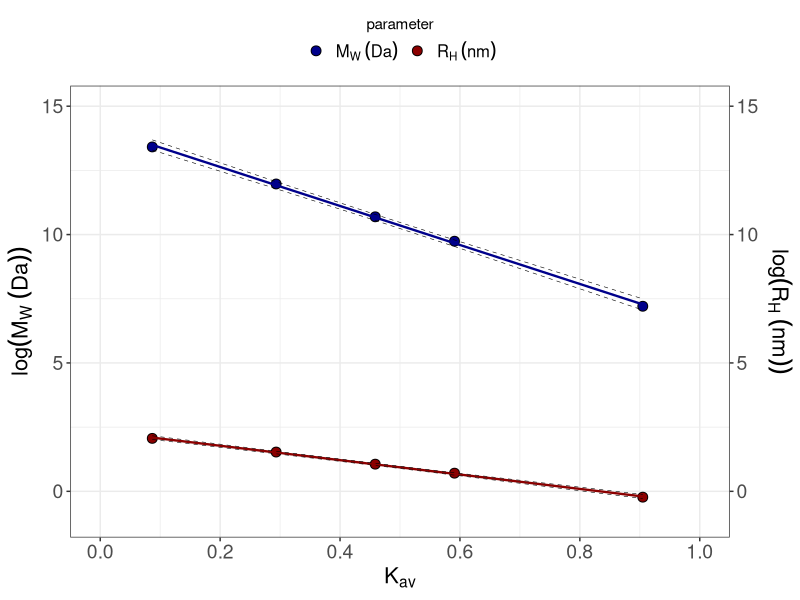
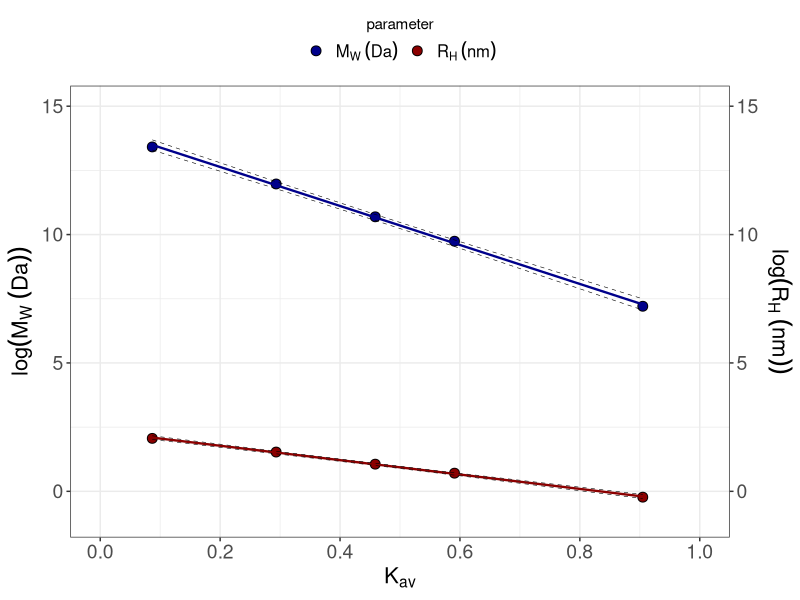
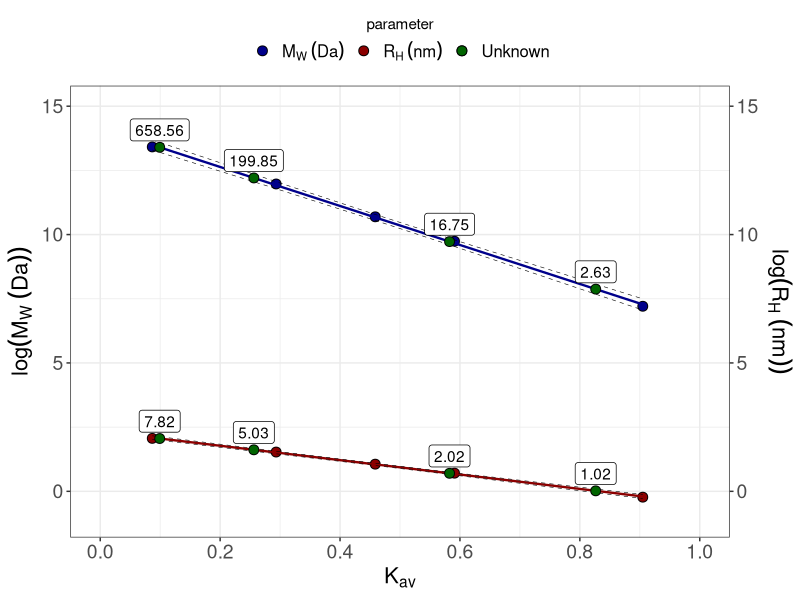
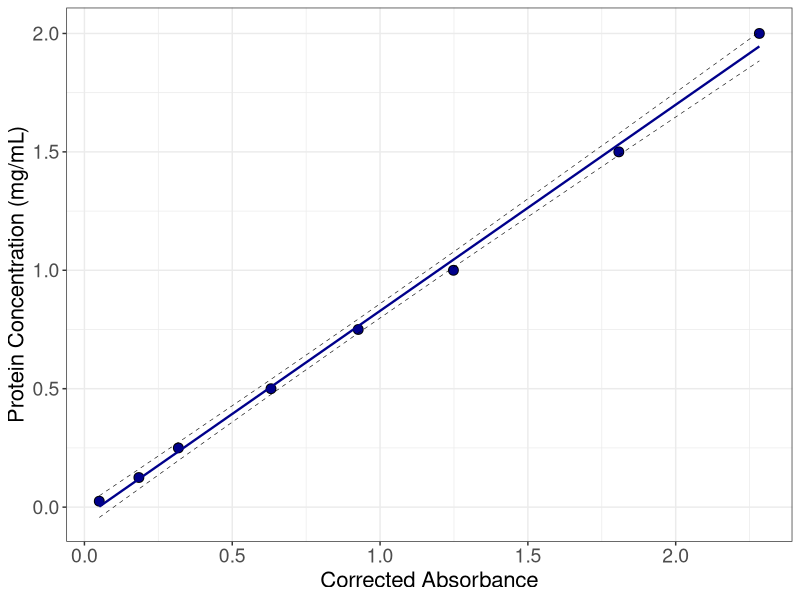
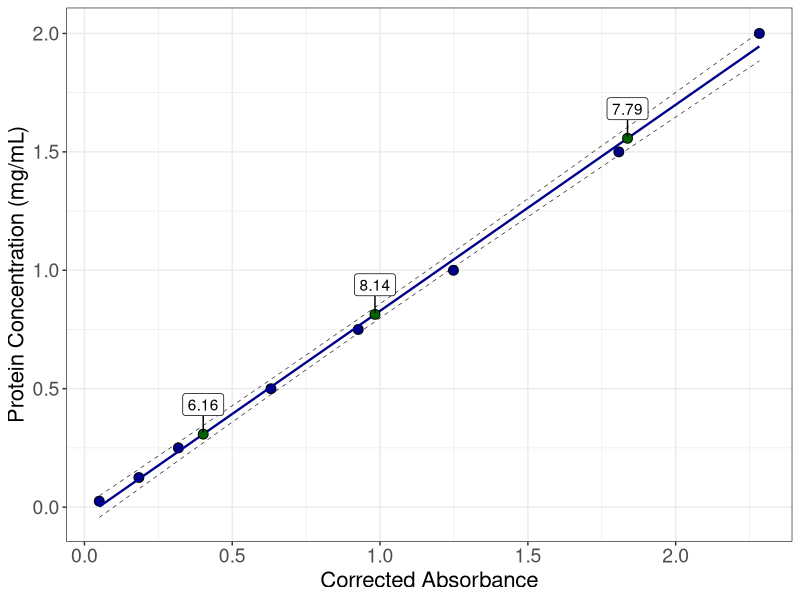

These figures' R source, in order:
## ---- chunk 1
knitr::opts_chunk$set(echo = TRUE)
knitr::opts_knit$set(root.dir = "~/Documents/Lab/chromatography/standards/")
## ---- chunk 2
library(ggrepel)
library(tidyverse)
## ---- chunk 3
sec <- function(void, cv, stds, masses = NULL, unk = NULL, plot = c("yes", "no"), type = c("cal", "pred")) {
  
  if(is.null(masses)){
    
    writeLines(c("No standard masses defined.",
                 "",
                 "Using Bio Rad standard masses as default.",
                 "",
                 "If these masses do not match your experiment, please define mass values.",
                 "Example: masses = c(value1, value2, etc.)"))
    
    stds <- data.frame(standards.ev = stds)
  
    void.vol = void
  
    col.vol = cv
  
    biorad.df <- data.frame(
    mw.da = c(669000,158000,44000,17000,1350)) %>%
      dplyr::mutate(rh.nm = (10^((-0.254+(0.369*log10(mw.da)))))/10)
  
    biorad.df <- cbind(biorad.df, stds)  %>%
      dplyr::mutate(ve.v0 = standards.ev - void.vol,
                    K.av = ve.v0/(max(col.vol)-void.vol))
  
    biorad.mw.fit <- lm(log(mw.da) ~ K.av, data = biorad.df)
  
    biorad.mw.r.sq <- data.frame(mw.r.sq = summary(biorad.mw.fit)$r.squared)
  
    biorad.rh.fit <- lm(log(rh.nm) ~ K.av, data= biorad.df)
  
    biorad.rh.r.sq <- data.frame(rh.r.sq = summary(biorad.rh.fit)$r.squared) }
  
  
  if(!is.null(masses)){
    
    writeLines(c("Using defined mass values instead of default values!",
                 ""))
    
    std.masses <- masses
    
    stds <- data.frame(standards.ev = stds)
  
    void.vol = void
  
    col.vol = cv
  
    biorad.df <- data.frame(
    mw.da = std.masses) %>%
      dplyr::mutate(rh.nm = (10^((-0.254+(0.369*log10(mw.da)))))/10)
  
    biorad.df <- cbind(biorad.df, stds)  %>%
      dplyr::mutate(ve.v0 = standards.ev - void.vol,
                    K.av = ve.v0/(max(col.vol)-void.vol))
  
    biorad.mw.fit <- lm(log(mw.da) ~ K.av, data = biorad.df)
  
    biorad.mw.r.sq <- data.frame(mw.r.sq = summary(biorad.mw.fit)$r.squared)
  
    biorad.rh.fit <- lm(log(rh.nm) ~ K.av, data= biorad.df)
  
    biorad.rh.r.sq <- data.frame(rh.r.sq = summary(biorad.rh.fit)$r.squared) }
  
  
  if(type == "cal" & plot == "no"){
    dat <- biorad.df %>% dplyr::select(K.av)
    
    mw.pred <- data.frame(predict(biorad.mw.fit, newdata = dat, interval = "confidence")) %>%
      dplyr::mutate(mw.pred = exp(fit),
                    mw.lwr = exp(lwr),
                    mw.upr = exp(upr),
                    type = "mw") %>%
      dplyr::select(mw.pred, mw.lwr, mw.upr)
    
    rh.pred <- data.frame(predict(biorad.rh.fit, newdata = dat, interval = "confidence")) %>%
      dplyr::mutate(rh.pred = exp(fit),
                    rh.lwr = exp(lwr),
                    rh.upr = exp(upr),
                    type = "rh") %>%
      dplyr::select(rh.pred, rh.lwr, rh.upr)
    
    biorad.df <- cbind(biorad.df, mw.pred, rh.pred, biorad.mw.r.sq, biorad.rh.r.sq)
    
    
    return(biorad.df) }
  
  
  if(type == "cal" & plot == "yes"){
    biorad.df <- biorad.df %>% 
      tidyr::pivot_longer(cols = c(mw.da, rh.nm), names_to = "sample") %>%
      dplyr::select(sample, value, K.av) %>%
      magrittr::set_colnames(c("sample","calc.value","K.av")) %>%
      dplyr::mutate(parameter = case_when(
        sample == "mw.da"~"mw",
        sample == "rh.nm"~"rh")) %>%
     dplyr::select(-c(sample)) %>%
     dplyr::arrange(parameter) %>%
     dplyr::select(parameter, K.av, calc.value)
  
    dat.mw <- biorad.df %>%
      dplyr::filter(parameter == "mw") %>%
      dplyr::select(K.av)
    
    dat.rh <- biorad.df %>%
      dplyr::filter(parameter == "rh") %>%
      dplyr::select(K.av)
    
    mw.pred <- data.frame(predict(biorad.mw.fit, newdata = dat.mw, interval = "confidence")) %>%
      dplyr::mutate(pred.value = exp(fit),
                    lwr = exp(lwr),
                    upr = exp(upr)) %>%
      dplyr::select(pred.value, lwr, upr)
  
    rh.pred <- data.frame(predict(biorad.rh.fit, newdata = dat.rh, interval = "confidence")) %>%
      dplyr::mutate(pred.value = exp(fit),
                    lwr = exp(lwr),
                    upr = exp(upr),
                    parameter = "rh") %>%
      dplyr::select(pred.value, lwr, upr)
  
   pred.combine <- rbind(mw.pred, rh.pred)
  
   biorad.df <- cbind(biorad.df, pred.combine)
  
    plot <- ggplot(biorad.df, aes(x=K.av, y=log(calc.value), fill=parameter)) +
      geom_point(shape=21, size=3, color="black") +
      geom_line(aes(x=K.av, y=log(pred.value), color=parameter), size=0.8) +
      geom_line(aes(x=K.av, y=log(lwr)), color = "black", size=0.2, linetype = "dashed") +
      geom_line(aes(x=K.av, y=log(upr)), color = "black", size=0.2, linetype = "dashed") +
      scale_fill_manual(values = c("darkblue","darkred"),
                        labels = c(expression(M[W]~(Da)), expression(R[H]~(nm))),
                        guide = guide_legend(title.position = "top",
                                             nrow = 1,
                                             title.hjust=0.5)) +
     scale_color_manual(values = c("darkblue","darkred")) +
      guides(color = FALSE) +
      theme_bw() +
      theme(axis.text=element_text(size=14),
           axis.title=element_text(size=16),
           legend.position = "top",
           legend.text = element_text(size=12),
           legend.title=element_blank(),
           legend.justification="center") +
      scale_y_continuous(name = expression(log(M[W]~(Da))), limits=c(-1, 15),
                        sec.axis = sec_axis(trans=~., name=expression(log(R[H]~(nm))))) +
      scale_x_continuous(limits=c(0,1),
                         breaks=c(0, 0.2, 0.4, 0.6, 0.8, 1)) +
      xlab(expression(K[av]))
    
  
  
    return(plot) }
  
  
  if(type == "pred" & is.null(unk)){
    print("Must define analyte elution volumes!") }
  
  
  else{
    
    if(plot == "no"){
      
      pred.ev = data.frame(pred.ev = unk)
    
      biorad.pred <- pred.ev %>%
       dplyr::mutate(ve.v0 = pred.ev - void.vol,
                      K.av = ve.v0/(max(col.vol)-void.vol))
    
      dat <- biorad.pred %>% dplyr::select(K.av)
    
      mw.pred <- data.frame(predict(biorad.mw.fit, newdata = dat, interval = "confidence")) %>%
        dplyr::mutate(mw.pred = exp(fit),
                      mw.lwr = exp(lwr),
                      mw.upr = exp(upr)) %>%
        dplyr::select(mw.pred, mw.lwr, mw.upr)
    
      rh.pred <- data.frame(predict(biorad.rh.fit, newdata = dat, interval = "confidence")) %>%
        dplyr::mutate(rh.pred = exp(fit),
                      rh.lwr = exp(lwr),
                      rh.upr = exp(upr)) %>%
        dplyr::select(rh.pred, rh.lwr, rh.upr)
      
      biorad.pred <- cbind(biorad.pred, mw.pred, rh.pred)
      
      return(biorad.pred) }
    
    
    if(plot == "yes"){
      
      writeLines(c("Molecular weight and radius LABELS appearing on the plot on NOT log-transformed!",
                   "",
                   "NOTE THAT THE ACTUAL POINTS ARE STILL AT LOG-TRANSFORMED POSITIONS!",
                   "",
                   "Molecular weight LABELS are reported in kDa units.",
                   "Hydrodynamic radius LABELS are reported in nm units."))
      
      biorad.df <- biorad.df %>% 
        tidyr::pivot_longer(cols = c(mw.da, rh.nm), names_to = "sample") %>%
        dplyr::select(sample, value, K.av) %>%
        magrittr::set_colnames(c("sample","calc.value","K.av")) %>%
        dplyr::mutate(parameter = case_when(
          sample == "mw.da"~"mw",
          sample == "rh.nm"~"rh")) %>%
        dplyr::select(-c(sample)) %>%
        dplyr::arrange(parameter) %>%
        dplyr::select(parameter, K.av, calc.value)
  
      dat.mw <- biorad.df %>%
        dplyr::filter(parameter == "mw") %>%
        dplyr::select(K.av)
    
      dat.rh <- biorad.df %>%
        dplyr::filter(parameter == "rh") %>%
        dplyr::select(K.av)
    
      mw.std.pred <- data.frame(predict(biorad.mw.fit, newdata = dat.mw, interval = "confidence")) %>%
        dplyr::mutate(pred.value = exp(fit),
                      lwr = exp(lwr),
                      upr = exp(upr)) %>%
        dplyr::select(pred.value, lwr, upr)
      
      rh.std.pred <- data.frame(predict(biorad.rh.fit, newdata = dat.rh, interval = "confidence")) %>%
        dplyr::mutate(pred.value = exp(fit),
                      lwr = exp(lwr),
                      upr = exp(upr),
                      parameter = "rh") %>%
        dplyr::select(pred.value, lwr, upr)
      
      pred.combine <- rbind(mw.std.pred, rh.std.pred)
      
      biorad.df <- cbind(biorad.df, pred.combine)
  

      pred.ev = data.frame(pred.ev = unk)
    
      biorad.pred <- pred.ev %>%
       dplyr::mutate(ve.v0 = pred.ev - void.vol,
                      K.av = ve.v0/(max(col.vol)-void.vol))
    
      dat <- biorad.pred %>% dplyr::select(K.av)
    
      mw.pred <- data.frame(predict(biorad.mw.fit, newdata = dat, interval = "confidence")) %>%
        dplyr::mutate(mw.pred = exp(fit),
                      mw.lwr = exp(lwr),
                      mw.upr = exp(upr)) %>%
        dplyr::select(mw.pred, mw.lwr, mw.upr)
    
      rh.pred <- data.frame(predict(biorad.rh.fit, newdata = dat, interval = "confidence")) %>%
        dplyr::mutate(rh.pred = exp(fit),
                      rh.lwr = exp(lwr),
                      rh.upr = exp(upr),
                      parameter = "unknown") %>%
        dplyr::select(rh.pred, rh.lwr, rh.upr, parameter)
      
      biorad.pred <- cbind(biorad.pred, mw.pred, rh.pred)

   
    plot <- ggplot(biorad.df, aes(x=K.av, y=log(calc.value), fill=parameter)) +
      geom_point(shape=21, size=3, color="black") +
      geom_line(aes(x=K.av, y=log(pred.value), color=parameter), size=0.8) +
      geom_line(aes(x=K.av, y=log(lwr)), color = "black", size=0.2, linetype = "dashed") +
      geom_line(aes(x=K.av, y=log(upr)), color = "black", size=0.2, linetype = "dashed") +
      geom_point(data=biorad.pred, aes(x=K.av, y=log(mw.pred)), shape=21, size=3, color="black") +
      geom_point(data=biorad.pred, aes(x=K.av, y=log(rh.pred)), shape=21, size=3, color="black") +
      geom_label_repel(data=biorad.pred, 
                        aes(x=K.av, y=log(mw.pred), label=round(mw.pred/1000,2)), 
                        point.padding = 0.2,
                        nudge_y = 0.125,
                        color = "black",
                       fill="white") +
      geom_label_repel(data=biorad.pred, 
                        aes(x=K.av, y=log(rh.pred), label=round(rh.pred,2)), 
                        point.padding = 0.2,
                        nudge_y = 0.125,
                        color = "black",
                       fill="white") +
      scale_fill_manual(values = c("darkblue","darkred","darkgreen"),
                        labels = c(expression(M[W]~(Da)), expression(R[H]~(nm)), expression(Unknown)),
                        guide = guide_legend(title.position = "top",
                                             nrow = 1,
                                             title.hjust=0.5)) +
      scale_color_manual(values = c("darkblue","darkred","darkgreen")) +
      guides(color = FALSE) +
      theme_bw() +
      theme(axis.text=element_text(size=14),
           axis.title=element_text(size=16),
           legend.position = "top",
           legend.text = element_text(size=12),
           legend.title=element_blank(),
           legend.justification="center") +
      scale_y_continuous(name = expression(log(M[W]~(Da))), limits=c(-1, 15),
                        sec.axis = sec_axis(trans=~., name=expression(log(R[H]~(nm))))) +
      scale_x_continuous(limits=c(0,1),
                         breaks=c(0, 0.2, 0.4, 0.6, 0.8, 1)) +
      xlab(expression(K[av]))
  
  
    return(plot) } } }

## ---- chunk 4
sec(masses = NULL,
       void = 1.87, 
       cv = 4.29, 
       stds = c(2.08,2.58,2.98,3.30,4.06), 
       unk = NULL, 
       plot = "no",
       type = "cal")


sec(masses = NULL,
       void = 1.87, 
       cv = 4.29, 
       stds = c(2.08,2.58,2.98,3.30,4.06), 
       unk = NULL, 
       plot = "yes",
       type = "cal")


sec(masses = c(669000, 158000, 44000, 17000, 1350), 
       void = 1.87, 
       cv = 4.29, 
       stds = c(2.08,2.58,2.98,3.30,4.06), 
       unk = NULL, 
       plot = "no",
       type = "cal")


sec(masses = c(669000, 158000, 44000, 17000, 1350), 
       void = 1.87, 
       cv = 4.29, 
       stds = c(2.08,2.58,2.98,3.30,4.06), 
       unk = NULL, 
       plot = "yes",
       type = "cal")


sec(masses = c(669000, 158000, 44000, 17000, 1350), 
       void = 1.87, 
       cv = 4.29, 
       stds = c(2.08,2.58,2.98,3.30,4.06), 
       unk = c(2.11, 2.49, 3.28, 3.87), 
       plot = "no",
       type = "pred")


sec(masses = c(669000, 158000, 44000, 17000, 1350), 
       void = 1.87, 
       cv = 4.29, 
       stds = c(2.08,2.58,2.98,3.30,4.06), 
       unk = c(2.11, 2.49, 3.28, 3.87), 
       plot = "yes",
       type = "pred")
## ---- chunk 5
bca <- function(prot.conc, blank.abs, std.abs, abs = NULL, dil.fac = NULL, plot = c("yes", "no"), type = c("cal", "pred")) {
  bca.df <- data.frame(conc = prot.conc,
                    abs = std.abs) %>%
    dplyr::mutate(corr.abs = abs - blank.abs)
  
  bca.std.fit <- lm(conc ~ corr.abs, data = bca.df)
  
  bca.std.r.sq <- data.frame(r.sq = summary(bca.std.fit)$r.squared)
  
  
  if(type == "cal" & plot == "no"){
    dat <- bca.df %>% dplyr::select(corr.abs)
    
    conc.pred <- data.frame(predict(bca.std.fit, newdata = dat, interval = "confidence")) %>%
      dplyr::mutate(conc.pred = fit,
                    conc.lwr = lwr,
                    conc.upr = upr) %>%
      dplyr::select(conc.pred, conc.lwr, conc.upr)
    
    bca.df <- cbind(bca.df, conc.pred, bca.std.r.sq)
    
    
    return(bca.df) }
  
  
  if(type == "cal" & plot == "yes"){
    dat <- bca.df %>% dplyr::select(corr.abs)
  
    conc.pred <- data.frame(predict(bca.std.fit, newdata = dat, interval = "confidence")) %>%
      dplyr::mutate(conc.pred = fit,
                    conc.lwr = lwr,
                    conc.upr = upr) %>%
      dplyr::select(conc.pred, conc.lwr, conc.upr)
    
    bca.df <- cbind(bca.df, conc.pred, bca.std.r.sq)
    
    plot <- ggplot(bca.df, aes(x=corr.abs, y=conc)) +
      geom_point(fill = "darkblue", shape=21, size=3, color="black") +
      geom_line(aes(x=corr.abs, y=conc.pred), color="darkblue", size=0.8) +
      geom_line(aes(x=corr.abs, y=conc.lwr), color = "black", size=0.2, linetype = "dashed") +
      geom_line(aes(x=corr.abs, y=conc.upr), color = "black", size=0.2, linetype = "dashed") +
      guides(color = FALSE,
             fill = FALSE) +
      theme_bw() +
      theme(axis.text=element_text(size=14),
            axis.title=element_text(size=16),
            legend.position = "top",
            legend.text = element_text(size=12),
            legend.title=element_blank(),
            legend.justification="center") +
      labs(x = "Corrected Absorbance", y = "Protein Concentration (mg/mL)")
      
    
    
    return(plot) }
  
  
  
  if(type == "pred" & (is.null(abs) | is.null(dil.fac))){
    
    writeLines(c("Must define both unknown analyte absorbance values and dilution factors!",
                 "",
                 "Dilution factors must be defined for every unknown analyte!")) }
  
  else{
    
    if(plot == "no") {
      
      bca.pred = data.frame(unk.abs = abs,
                            df = dil.fac) %>%
        dplyr::mutate(corr.abs = unk.abs - blank.abs)
      
      
      dat <- bca.pred %>% dplyr::select(corr.abs)
      
      conc.pred <- data.frame(predict(bca.std.fit, newdata = dat, interval = "confidence")) %>%
        dplyr::mutate(conc.pred = fit,
                      conc.lwr = lwr,
                      conc.upr = upr) %>%
        dplyr::select(conc.pred, conc.lwr, conc.upr)
      
      bca.pred <- cbind(bca.pred, conc.pred) %>%
        dplyr::mutate(conc.pred.corr = conc.pred*df,
                      conc.lwr.corr = conc.lwr*df,
                      conc.upr.corr = conc.upr*df)
      
      return(bca.pred) }
    
    
    if(plot == "yes"){
      
      writeLines(c("The concentrations reported as labels on the plot are the DF CORRECTED values!",
                   "",
                   "These represent the final values that should usually be used in downstream calculations!",
                   "",
                   "For multiple dilutions of the same sample, the mean of these values should be calculated.",
                   "",
                   "Corrected concentrations are still reported in mg/mL units."))
      
      dat.std <- bca.df %>% dplyr::select(corr.abs)
  
      std.pred <- data.frame(predict(bca.std.fit, newdata = dat.std, interval = "confidence")) %>%
        dplyr::mutate(std.pred = fit,
                      std.lwr = lwr,
                      std.upr = upr) %>%
        dplyr::select(std.pred, std.lwr, std.upr)
      
      bca.df <- cbind(bca.df, std.pred, bca.std.r.sq)
      
      
      bca.pred = data.frame(unk.abs = abs,
                            df = dil.fac) %>%
        dplyr::mutate(corr.abs = unk.abs - blank.abs)
      
      
      dat <- bca.pred %>% dplyr::select(corr.abs)
      
      conc.pred <- data.frame(predict(bca.std.fit, newdata = dat, interval = "confidence")) %>%
        dplyr::mutate(conc.pred = fit,
                      conc.lwr = lwr,
                      conc.upr = upr) %>%
        dplyr::select(conc.pred, conc.lwr, conc.upr)
      
      bca.pred <- cbind(bca.pred, conc.pred) %>%
        dplyr::mutate(conc.pred.corr = conc.pred*df,
                      conc.lwr.corr = conc.lwr*df,
                      conc.upr.corr = conc.upr*df)
      
      
      plot <- ggplot(bca.df, aes(x=corr.abs, y=conc)) +
        geom_point(fill = "darkblue", shape=21, size=3, color="black") +
        geom_line(aes(x=corr.abs, y=std.pred), color="darkblue", size=0.8) +
        geom_line(aes(x=corr.abs, y=std.lwr), color = "black", size=0.2, linetype = "dashed") +
        geom_line(aes(x=corr.abs, y=std.upr), color = "black", size=0.2, linetype = "dashed") +
        geom_point(data=bca.pred, aes(x=corr.abs, y=conc.pred), shape=21, size=3, fill = "darkgreen", color="black") +
        geom_label_repel(data=bca.pred, 
                        aes(x=corr.abs, y=conc.pred, label=round(conc.pred.corr,2)), 
                        point.padding = 0.1,
                        nudge_y = 0.125,
                        color = "black") +
        guides(color = FALSE,
               fill = FALSE) +
        theme_bw() +
        theme(axis.text=element_text(size=14),
              axis.title=element_text(size=16),
              legend.position = "top",
              legend.text = element_text(size=12),
              legend.title=element_blank(),
              legend.justification="center") +
        labs(x = "Corrected Absorbance", y = "Protein Concentration (mg/mL)")
  
  
    return(plot) } } }

## ---- chunk 6
bca(prot.conc = c(2, 1.5, 1, 0.75, 0.5, 0.25, 0.125, 0.025),
    blank.abs = 0.1813,
    std.abs = c(2.4644, 1.989, 1.4295, 1.1075, 0.8124, 0.499, 0.3655, 0.2315),
    abs = NULL,
    plot = "no",
    type = "cal")


bca(prot.conc = c(2, 1.5, 1, 0.75, 0.5, 0.25, 0.125, 0.025),
    blank.abs = 0.1813,
    std.abs = c(2.4644, 1.989, 1.4295, 1.1075, 0.8124, 0.499, 0.3655, 0.2315),
    abs = NULL,
    plot = "yes",
    type = "cal")


bca(prot.conc = c(2, 1.5, 1, 0.75, 0.5, 0.25, 0.125, 0.025),
    blank.abs = 0.1813,
    std.abs = c(2.4644, 1.989, 1.4295, 1.1075, 0.8124, 0.499, 0.3655, 0.2315),
    abs = c(2.0184, 1.1641, 0.5831),
    dil.fac = c(5, 10, 20),
    plot = "no",
    type = "pred")


bca(prot.conc = c(2, 1.5, 1, 0.75, 0.5, 0.25, 0.125, 0.025),
    blank.abs = 0.1813,
    std.abs = c(2.4644, 1.989, 1.4295, 1.1075, 0.8124, 0.499, 0.3655, 0.2315),
    abs = c(2.0184, 1.1641, 0.5831),
    dil.fac = c(5, 10, 20),
    plot = "yes",
    type = "pred")
## ---- chunk 7
uv.vis <- function(type = c("protein","dsDNA","ssDNA","ssRNA"), 
                   A260, A280, dil.fac, path.length = NULL, extinction.coeff = NULL, mol.weight = NULL){
  
  if(is.null(path.length)){
    
    path = 1
    
    writeLines(c("----------------------------------------------------------------------------------------------",
                 "Assuming path length is 1 cm!",
                 "",
                 "If your path length differs from 1 cm, enter the correct value as 'path.length' in CENTIMETERS",
                 "-----------------------------------------------------------------------------------------------",
                 "")) }
  
  if(!is.null(path.length)){
    
    path = path.length }
    
    
    
  
      if(type == "protein"){ 
        
        writeLines(c("--------------------------------------------------------",
                     "Please enter extinction coefficient values in MOLAR units!",
                     "",
                     "Please enter protein molecular weight in GRAMS/MOLE!",
                     "--------------------------------------------------------",
                     ""))
        
        if(is.null(extinction.coeff)) {
        
          writeLines(c("Must define protein extinction coefficient in MOLAR units!",
                       "",
                       "Use the function prot.param() in this package for estimation at 280 and 205 nm.",
                       "",
                       "The web tool https://web.expasy.org/protparam/ also provides this value at 280 nm.")) }
        
        if(is.null(mol.weight)){
            
            writeLines(c("This function assumes the extinction coefficient is reported in MOLAR units!",
                         "",
                         "Molecular weight is not supplied. Only molar concentration will be reported!"))
            
            dat <- data.frame(A280 = A280,
                              A260 = A260,
                              A280.A260.ratio = A280/A260,
                              df = dil.fac,
                              corr.A280 = A280*dil.fac,
                              path.len = path,
                              ext.coeff = extinction.coeff)
            
            dat <- dat %>%
              dplyr::mutate(molar.conc = (corr.A280/(extinction.coeff*path.len))*1000000) %>%
              dplyr::select(corr.A280, molar.conc, A280.A260.ratio) %>%
              tidyr::pivot_longer(everything(), names_to = "parameter", values_to = "value")
                              
            
            return(dat) }
          
          if(!is.null(mol.weight)){
            
            writeLines(c("This function assumes the extinction coefficient is reported in MOLAR units!",
                         "",
                         "Concentration will be reported in both molar and mass (mg/mL) units!"))
            
            dat <- data.frame(A280 = A280,
                              A260 = A260,
                              A280.A260.ratio = A280/A260,
                              df = dil.fac,
                              corr.A280 = A280*dil.fac,
                              path.len = path,
                              ext.coeff = extinction.coeff)
                               
            
            dat <- dat %>%
              dplyr::mutate(molar.conc = (corr.A280/(extinction.coeff*path.len))*1000000,
                            mass.conc = (molar.conc/1000000)*mol.weight) %>%
              dplyr::select(corr.A280, molar.conc, mass.conc, A280.A260.ratio) %>%
              tidyr::pivot_longer(everything(), names_to = "parameter", values_to = "value")
            
            return(dat) } }
      
      
      if(type == "dsDNA"){
        
        writeLines(c("Calculating concentration of dsDNA!"))
        
        dat <- data.frame(A280 = A280,
                          A260 = A260,
                          A260.A280.ratio = A260/A280,
                          df = dil.fac,
                          corr.A260 = A260*dil.fac,
                          path.len = path)
            
            dat <- dat %>%
              dplyr::mutate(ug.mL = corr.A260*df*path.len*50) %>%
              dplyr::select(corr.A260, ug.mL, A260.A280.ratio) %>%
              tidyr::pivot_longer(everything(), names_to = "parameter", values_to = "value")
                              
            
            return(dat) }
      
      if(type == "ssDNA"){
        
        writeLines(c("Calculating concentration of ssDNA!"))
        
        dat <- data.frame(A280 = A280,
                          A260 = A260,
                          A260.A280.ratio = A260/A280,
                          df = dil.fac,
                          corr.A260 = A260*dil.fac,
                          path.len = path)
            
            dat <- dat %>%
              dplyr::mutate(ug.mL = corr.A260*df*path.len*33) %>%
              dplyr::select(corr.A260, ug.mL, A260.A280.ratio) %>%
              tidyr::pivot_longer(everything(), names_to = "parameter", values_to = "value")
                              
            
            return(dat) }
      
      if(type == "ssRNA"){
        
        writeLines(c("Calculating concentration of ssRNA!"))
        
        dat <- data.frame(A280 = A280,
                          A260 = A260,
                          A260.A280.ratio = A260/A280,
                          df = dil.fac,
                          corr.A260 = A260*dil.fac,
                          path.len = path)
            
            dat <- dat %>%
              dplyr::mutate(ug.mL = corr.A260*df*path.len*40) %>%
              dplyr::select(corr.A260, ug.mL, A260.A280.ratio) %>%
              tidyr::pivot_longer(everything(), names_to = "parameter", values_to = "value") }
                              
            
            return(dat) }

## ---- chunk 8
uv.vis(type = "protein",
       A260 = 0.1356,
       A280 = 0.2441,
       dil.fac = 20,
       path.length = NULL,
       extinction.coeff = 34192,
       mol.weight = 28624)


uv.vis(type = "protein",
       A260 = 0.1356,
       A280 = 0.2441,
       dil.fac = 20,
       path.length = NULL,
       extinction.coeff = 34192,
       mol.weight = NULL)

uv.vis(type = "dsDNA",
       A260 = 0.2441,
       A280 = 0.1356,
       dil.fac = 1,
       path.length = 1)

uv.vis(type = "ssDNA",
       A260 = 0.2441,
       A280 = 0.1356,
       dil.fac = 1,
       path.length = 1)


uv.vis(type = "ssRNA",
       A260 = 0.2441,
       A280 = 0.1356,
       dil.fac = 1,
       path.length = 1)

## ---- chunk 9
prot.param <- function(aa.sequence, temp){
  
  aa.str <- c("A","R","N","D","C","Q","E","G","H","I","L","K","M","F","P","S","T","W","Y","V")
  
  aa.dat <- data.frame(amino.acid = c("A","R","N","D","C","E","Q","G","H","I","L","K","M","F","P","S","T","W","Y","V"),
                       mono.mass = c(71.03711381,156.1011111,114.0429275,115.0269431,103.0091845,129.0425931,128.0585775,
                                     57.02146374,137.0589119,113.084064,113.084064,128.0949631,131.0404846,147.0684139,
                                     97.05276388,87.03202844,101.0476785,186.079313,163.0633286,99.06841395),
                       avg.mass = c(71.0779,156.18568,114.10264,115.0874,103.1429,129.11398,128.12922,57.05132,
                                    137.13928,113.15764,113.15764,128.17228,131.19606,147.17386,97.11518,
                                    87.0773,101.10388,186.2099,163.17326,99.13106),
                       vbar = c(0.74,0.70,0.62,0.60,0.63,0.67,0.66,0.64,0.67,0.90,
                                0.90,0.82,0.75,0.77,0.76,0.63,0.70,0.74,0.71,0.86),
                       ext.h2o = c(0,0,0,0,125,0,0,0,0,0,0,0,0,0,0,0,0,5500,1490,0),
                       ext.guhcl = c(0,0,0,0,120,0,0,0,0,0,0,0,0,0,0,0,0,5690,1280,0),
                       ext.205 = c(0,1350,400,0,690,0,400,0,5200,0,0,0,0,8600,0,0,0,20400,6080,0))
  
  aa.count <- data.frame(amino.acid = aa.str,
                         aa.count = stringr::str_count(aa.sequence, aa.str))
  
  aa.dat <- dplyr::inner_join(aa.dat, aa.count, by="amino.acid")
  
  residues <- aa.dat %>%
    dplyr::summarise(value = sum(aa.count)) %>%
    dplyr::mutate(parameter = "number of residues")
  
  avg.mass <- aa.dat %>%
    dplyr::summarise(value = sum(aa.count*avg.mass),
                     value = value+18) %>%
    dplyr::mutate(parameter = "isotopically averaged mass (Da)")
  
  mono.mass <- aa.dat %>%
    dplyr::summarise(value = sum(aa.count*mono.mass),
                     value = value+18,
                     ) %>%
    dplyr::mutate(parameter = "monoisotopic mass (Da)")
  
  vbar.25 <- aa.dat %>%
    dplyr::mutate(parameter = "vbar at 25C (mL/g)") %>%
    dplyr::mutate(value = (sum(aa.count*(avg.mass)*vbar))/(sum(aa.count*(avg.mass)))) %>%
    dplyr::select(parameter, value) %>%
    dplyr::distinct()
  
  vbar.temp <- aa.dat %>%
    dplyr::mutate(parameter = "vbar at temp (mL/g)") %>%
    dplyr::mutate(vbar.25 = (sum(aa.count*(avg.mass)*vbar))/(sum(aa.count*(avg.mass))),
                  value = vbar.25 + (0.000425*((temp+273.15)-298.15))) %>%
    dplyr::select(parameter, value) %>%
    dplyr::distinct()
  
  ext.coeff <- aa.dat %>%
    dplyr::summarise(value = sum(aa.count*ext.h2o)) %>%
    dplyr::mutate(parameter = "folded molar ext. coeff. at 280 nm (OD/mol*cm) in H2O")
  
  ext.coeff.guhcl <- aa.dat %>%
    dplyr::summarise(value = sum(aa.count*ext.guhcl)) %>%
    dplyr::mutate(parameter = "unfolded molar ext. coeff. at 280 nm (OD/mol*cm) in 6 M GuHCl")
  
  ext.205 <- aa.dat %>%
    dplyr::summarise(value = sum(aa.count*ext.205) + 2780*(sum(aa.count)-1)) %>%
    dplyr::mutate(parameter = "molar ext. coeff. at 205 nm (OD/mol*cm) in water")
  
  combo <- rbind(residues, avg.mass, mono.mass, vbar.25, vbar.temp, ext.coeff, ext.205) %>%
    dplyr::select(parameter, value)
  
  r.sphere <- data.frame(parameter = "radius of sphere with equal mass and density (nm)",
                         value = (((3*(combo[2,2])*(combo[5,2]))/(4*pi*6.022E+23))^(1/3))*10^7)
  
  
  r.denat <- data.frame(parameter = "denatured radius (nm)",
                        value = (2.21*(combo[1,2])^0.57)/10)
  
  
  r.glob <- data.frame(parameter = "globular radius (nm)",
                       value = (4.75*(combo[1,2])^0.29)/10)
    
  
  combo <- rbind(residues, avg.mass, mono.mass, vbar.temp,
                 ext.coeff, ext.coeff.guhcl, ext.205, r.sphere, r.denat, r.glob) %>%
    dplyr::select(parameter, value) %>%
    dplyr::mutate_if(is.numeric, round, 3)
  
  
  
  return(combo)
  
}

## ---- chunk 10
protein <- c("MKWVTFISLLLLFSSAYSRGVFRRDTHKSEIAHRFKDLGEEHFKGLVLIAFSQYLQQCPF
DEHVKLVNELTEFAKTCVADESHAGCEKSLHTLFGDELCKVASLRETYGDMADCCEKQEP
ERNECFLSHKDDSPDLPKLKPDPNTLCDEFKADEKKFWGKYLYEIARRHPYFYAPELLYY
ANKYNGVFQECCQAEDKGACLLPKIETMREKVLTSSARQRLRCASIQKFGERALKAWSVA
RLSQKFPKAEFVEVTKLVTDLTKVHKECCHGDLLECADDRADLAKYICDNQDTISSKLKE
CCDKPLLEKSHCIAEVEKDAIPENLPPLTADFAEDKDVCKNYQEAKDAFLGSFLYEYSRR
HPEYAVSVLLRLAKEYEATLEECCAKDDPHACYSTVFDKLKHLVDEPQNLIKQNCDQFEK
LGEYGFQNALIVRYTRKVPQVSTPTLVEVSRSLGKVGTRCCTKPESERMPCTEDYLSLIL
NRLCVLHEKTPVSEKVTKCCTESLVNRRPCFSALTPDETYVPKAFDEKLFTFHADICTLP
DTEKQIKKQTALVELLKHKPKATEEQLKTVMENFVAFVDKCCAADDKEACFAVEGPKLVV
STQTALA")

prot.param(protein, temp=25)

## ---- chunk 11
dilution.calc <- function(samples, final.vol, final.conc, starting.conc, combine=c("yes","no")){
  
  if(combine == "no"){
    
  dat <- data.frame(species = samples)
  
  dat <- dat %>%
    dplyr::mutate(vol.sample = (final.vol*final.conc)/starting.conc,
                  vol.buffer = final.vol - vol.sample) }
  
  if(combine == "yes"){
    
  dat <- data.frame(species = samples)
  
  dat <- dat %>%
    dplyr::mutate(vol.sample = (final.vol*final.conc)/starting.conc,
                  vol.buffer = final.vol - sum(vol.sample)) }
  
  return(dat) }


## ---- chunk 12
dilution.calc(samples = c("sample1","Sample2","Sample3"),
              final.vol = c(20,10,50),
              final.conc = c(25,5,10),
              starting.conc = c(100,50,40),
              combine="no")


dilution.calc(samples = c("sample1","Sample2"),
              final.vol = c(100, 100),
              final.conc = c(100,50),
              starting.conc = c(284.23,169.79),
              combine="yes")

## ---- chunk 13
chem.mass <- function(chemicals, mass, final.conc, final.vol){
  
  dat <- data.frame(chemical = chemicals)
  
  dat <- dat %>%
    dplyr::mutate(g.to.add = mass*final.conc*final.vol,
                  mg.to.add = mass*final.conc*final.vol*1000,
                  final.volume.L = final.vol,
                  final.vol.mL = final.vol*1000)
  
  return(dat) }

## ---- chunk 14
chem.mass(chem=c("NaCl","Imidazole"),
          mass = c(58.44, 68.08),
          final.conc = c(0.150, 0.500),
          final.vol = c(0.5, 0.5))

## ---- chunk 15
gibson <- function(sample.list, vector.list, insert.conc, insert.len, vec.conc, vec.len, molar.ratio, final.vol, vec.mass=NULL){

  if(is.null(vec.mass)){
    
    writeLines(c("--------------------------------------------------------",
                 "Assuming the desired vector mass is 50 ng",
                 "--------------------------------------------------------",
                 ""))
    
    dat <- data.frame(sample = sample.list,
                      vector = vector.list)
  
    dat <- dat %>%
      dplyr::mutate(pmol.vec = (50*1000)/(vec.len*650),
                    vol.vec = 50/vec.conc,
                    pmol.insert = pmol.vec*molar.ratio,
                    mass.insert = (pmol.insert*(insert.len*650))/1000,
                    vol.insert = mass.insert/insert.conc,
                    vol.water = final.vol - (vol.vec+vol.insert),
                    vol.mix = final.vol) %>%
      dplyr::select(sample, vector, vol.vec, vol.insert, vol.water, vol.mix)
    
    return(dat) }
    
  else{
    dat <- data.frame(sample = sample.list,
                      vector = vector.list)
  
    dat <- dat %>%
      dplyr::mutate(pmol.vec = (vec.mass*1000)/(vec.len*650),
                    vol.vec = vec.mass/vec.conc,
                    pmol.insert = pmol.vec*molar.ratio,
                    mass.insert = (pmol.insert*(insert.len*650))/1000,
                    vol.insert = mass.insert/insert.conc,
                    vol.water = final.vol - (vol.vec+vol.insert),
                    vol.mix = final.vol) %>%
      dplyr::select(sample, vector, vol.vec, vol.insert, vol.water, vol.mix) 
    
    return(dat) } } 


## ---- chunk 16
gibson(sample.list = c("EFP operon"),
       vector.list = c("pGB9"),
       insert.conc = 315,
       insert.len = 2700,
       vec.conc = 10.6,
       vec.len = 5500,
       vec.mass = 50,
       molar.ratio = 3,
       final.vol = 5)

gibson(sample.list = c("EFP operon"),
       vector.list = c("pGB9"),
       insert.conc = 315,
       insert.len = 2700,
       vec.conc = 10.6,
       vec.len = 5500,
       vec.mass = NULL,
       molar.ratio = 3,
       final.vol = 5)


gibson(sample.list = c("EFP operon", "EFP operon"),
       vector.list = c("pGB9-F6", "pGB9"),
       insert.conc = c(315, 315),
       insert.len = c(2700, 2700),
       vec.conc = c(14.5,12.4),
       vec.len = c(7500,5500),
       vec.mass = 50,
       molar.ratio = 3,
       final.vol = 5)

